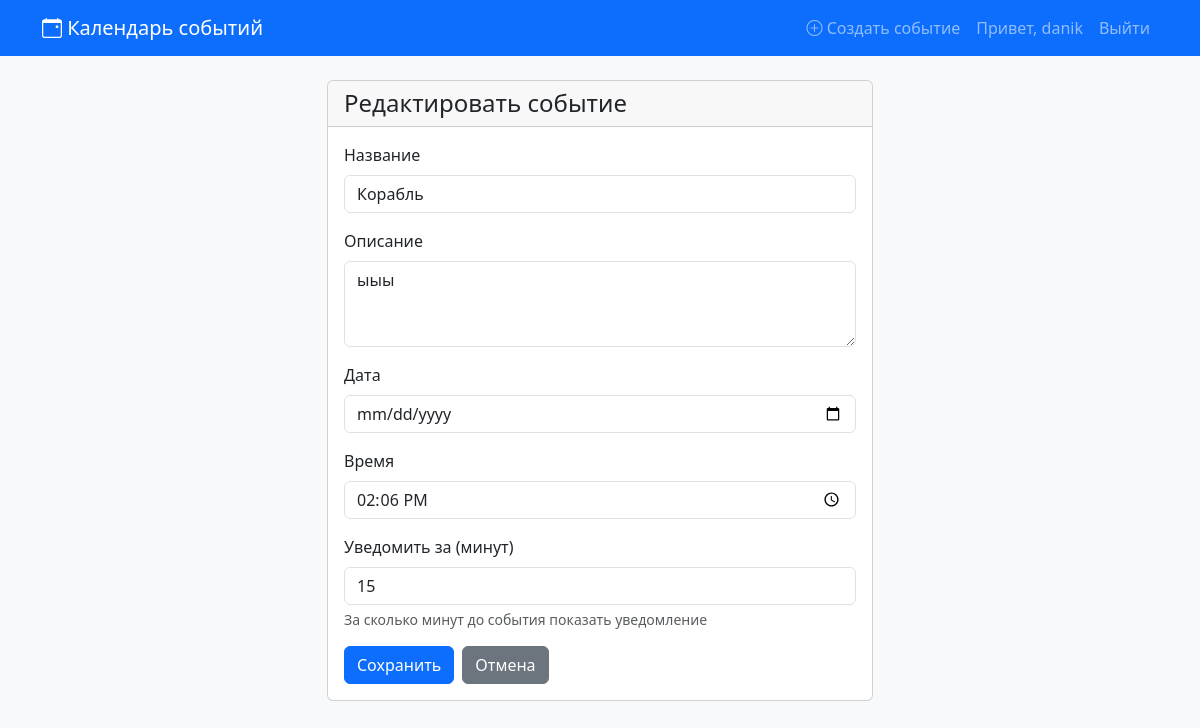
Page /event/2/edit/ (signed in) on the committed database.
### tasks/models.py (models this page shows, shortened)
class Event(models.Model):
    title = models.CharField('Название', max_length=200)
    description = models.TextField('Описание', blank=True)
    date = models.DateField('Дата')
    time = models.TimeField('Время')
    user = models.ForeignKey(
        User,
        on_delete=models.CASCADE,
        related_name='events',
        verbose_name='Пользователь'
    )
    notify_minutes_before = models.PositiveIntegerField(
        'Уведомить за (минут)',
        default=15,
        help_text='За сколько минут до события показать уведомление'
    )
    created_at = models.DateTimeField('Создано', auto_now_add=True)
    updated_at = models.DateTimeField('Обновлено', auto_now=True)
    class Meta:
        verbose_name = 'Событие'
        verbose_name_plural = 'События'
        ordering = ['date', 'time']
    def get_datetime(self):
        from datetime import datetime
        return timezone.make_aware(
            datetime.combine(self.date, self.time),
            timezone.get_current_timezone()
        )
    def is_upcoming(self, minutes_threshold=None):
        if minutes_threshold is None:
            minutes_threshold = self.notify_minutes_before
        event_datetime = self.get_datetime()
        now = timezone.now()
        threshold_end = event_datetime
        threshold_start = event_datetime - timezone.timedelta(minutes=minutes_threshold)
        return threshold_start <= now <= threshold_end

### tasks/views.py (the view)
# urls.py: path('event/<int:pk>/edit/', views.event_edit, name='event_edit'),
@login_required
def event_edit(request, pk):
    event = get_object_or_404(Event, pk=pk, user=request.user)
    if request.method == 'POST':
        form = EventForm(request.POST, instance=event)
        if form.is_valid():
            form.save()
            messages.success(request, 'Событие успешно обновлено!')
            return redirect('tasks:event_list')
    else:
        form = EventForm(instance=event)
    return render(request, 'tasks/event_form.html', {
        'form': form,
        'event': event,
        'title': 'Редактировать событие',
    })

### tasks/forms.py
class EventForm(forms.ModelForm):
    class Meta:
        model = Event
        fields = ['title', 'description', 'date', 'time', 'notify_minutes_before']
        widgets = {
            'title': forms.TextInput(attrs={
                'class': 'form-control',
                'placeholder': 'Название события'
            }),
            'description': forms.Textarea(attrs={
                'class': 'form-control',
                'rows': 3,
                'placeholder': 'Описание (необязательно)'
            }),
            'date': forms.DateInput(attrs={
                'class': 'form-control',
                'type': 'date'
            }),
            'time': forms.TimeInput(attrs={
                'class': 'form-control',
                'type': 'time'
            }),
            'notify_minutes_before': forms.NumberInput(attrs={
                'class': 'form-control',
                'min': 0,
                'placeholder': '15'
            }),
        }

### tasks/context_processors.py (called while the page is built)
def upcoming_events(request):
    context = {
        'upcoming_events': [],
        'notification_events': [],
    }
    if request.user.is_authenticated:
        context['upcoming_events'] = get_upcoming_events(request.user, minutes_ahead=60)
        context['notification_events'] = get_events_needing_notification(request.user)
    return context

### tasks/services.py (called while the page is built)
def get_upcoming_events(user, minutes_ahead=60):
    now = timezone.now()
    threshold = now + timezone.timedelta(minutes=minutes_ahead)
    events = Event.objects.filter(user=user).order_by('date', 'time')
    upcoming = []
    for event in events:
        event_dt = event.get_datetime()
        if now <= event_dt <= threshold and not event.is_past():
            upcoming.append(event)
    return upcoming

def get_events_needing_notification(user):
    events = Event.objects.filter(user=user).order_by('date', 'time')
    return [e for e in events if e.is_upcoming()]

### tasks/templates/tasks/event_form.html (shortened to what this page needs)
{% extends 'base.html' %}
{% block content %}
<div class="row justify-content-center">
    <div class="col-md-8 col-lg-6">
        <div class="card">
            <div class="card-header">
                <h4 class="mb-0">{{ title }}</h4>
            </div>
            <div class="card-body">
                <form method="post">
                    {% for field in form %}
                    <div class="mb-3">
                        <label for="{{ field.id_for_label }}" class="form-label">{{ field.label }}</label>
                        {{ field }}
                        {% if field.help_text %}
                        <div class="form-text">{{ field.help_text }}</div>
                        {% endif %}
                    </div>
                    {% endfor %}
                    <div class="d-flex gap-2">
                        <button type="submit" class="btn btn-primary">Сохранить</button>
                        <a href="{% url 'tasks:event_list' %}" class="btn btn-secondary">Отмена</a>
                    </div>
                </form>
            </div>
        </div>
    </div>
</div>
{% endblock %}

### templates/base.html (shortened to what this page needs)
<!DOCTYPE html>
<html lang="ru">
<head>
    <link href="https://cdn.jsdelivr.net/npm/bootstrap@5.3.2/dist/css/bootstrap.min.css" rel="stylesheet">
    <link href="https://cdn.jsdelivr.net/npm/bootstrap-icons@1.11.1/font/bootstrap-icons.css" rel="stylesheet">
</head>
<body class="bg-light">
    <nav class="navbar navbar-expand-lg navbar-dark bg-primary">
        <div class="container">
            <a class="navbar-brand" href="{% url 'tasks:event_list' %}">
                <i class="bi bi-calendar-event"></i> Календарь событий
            </a>
            <div class="collapse navbar-collapse" id="navbarNav">
                <ul class="navbar-nav ms-auto">
                    {% if user.is_authenticated %}
                        <li class="nav-item">
                            <a class="nav-link" href="{% url 'tasks:event_create' %}">
                                <i class="bi bi-plus-circle"></i> Создать событие
                            </a>
                        </li>
                        <li class="nav-item">
                            <span class="nav-link">Привет, {{ user.username }}</span>
                        </li>
                        <li class="nav-item">
                            <a class="nav-link" href="{% url 'tasks:logout' %}">Выйти</a>
                        </li>
                    {% endif %}
                </ul>
            </div>
        </div>
    </nav>
    <main class="container py-4">
        {% block content %}{% endblock %}
    </main>
</body>
</html>

### rows in the picture
Event: form "Корабль" "ыыы" "14:06:00" "15"

### other values in the picture
{{ user.username }} "danik"
{{ title }} "Редактировать событие"
{{ field.label }} "Название" "Описание" "Дата" "Время" "Уведомить за (минут)"
{{ field.help_text }} "За сколько минут до события показать уведомление"
